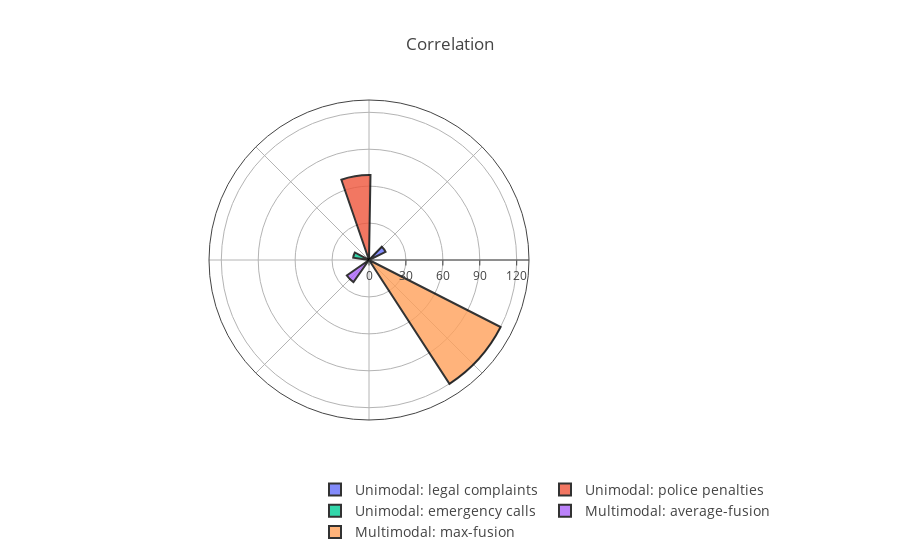

Notebook cell for this chart:
### Code cell
correlation_values=[15,69,13,22,120]
width= list(map(lambda x: compute_width(x,max(correlation_values),30), correlation_values))

fig = go.Figure(go.Barpolar())

for i in list(range(5)):
    
    fig.add_trace(go.Barpolar(
        r=[correlation_values[i]],
        theta=[theta[i]],
        width=[width[i]],
        marker_color=[px.colors.qualitative.Plotly[i]],
        marker_line_color="black",
        marker_line_width=2,
        opacity=0.8,
        name = labels[i]
    ))        

fig.update_layout(
    template=None,
    title = "Correlation",
    polar = dict(
        radialaxis = dict(range=[0,130], showticklabels=True, tickmode = 'linear', tick0 = 0, dtick = 30),
        angularaxis = dict(showticklabels=False, ticks='')
    ),
    legend_font_size=14,
    legend=dict(orientation="h",
                yanchor="bottom",
                y=-0.4,
                xanchor="center",
                x=1),
    showlegend = True
)

file_path = '/Users/anamaria/Desktop/multimodal prediction draft figures/'
fig.write_image(file_path+'GLCM_correlation.svg')
fig.show()

### Figure 1 — Plotly figure (JSON) as saved in the notebook; plotly's stock layout.template omitted (floating-point values rounded to 4 significant figures)
{"data": [{"type": "barpolar"}, {"marker": {"color": ["#636efa"], "line": {"color": "black", "width": 2}}, "name": "Unimodal: legal complaints", "opacity": 0.8, "r": [15], "theta": [36], "type": "barpolar", "width": [20]}, {"marker": {"color": ["#EF553B"], "line": {"color": "black", "width": 2}}, "name": "Unimodal: police penalties", "opacity": 0.8, "r": [69], "theta": [99], "type": "barpolar", "width": [20]}, {"marker": {"color": ["#00cc96"], "line": {"color": "black", "width": 2}}, "name": "Unimodal: emergency calls", "opacity": 0.8, "r": [13], "theta": [162], "type": "barpolar", "width": [20]}, {"marker": {"color": ["#ab63fa"], "line": {"color": "black", "width": 2}}, "name": "Multimodal: average-fusion", "opacity": 0.8, "r": [22], "theta": [225], "type": "barpolar", "width": [20]}, {"marker": {"color": ["#FFA15A"], "line": {"color": "black", "width": 2}}, "name": "Multimodal: max-fusion", "opacity": 0.8, "r": [120], "theta": [318], "type": "barpolar", "width": [30]}], "layout": {"legend": {"font": {"size": 14}, "orientation": "h", "x": 1, "xanchor": "center", "y": -0.4, "yanchor": "bottom"}, "polar": {"angularaxis": {"showticklabels": false, "ticks": ""}, "radialaxis": {"dtick": 30, "range": [0, 130], "showticklabels": true, "tick0": 0, "tickmode": "linear"}}, "showlegend": true, "title": {"text": "Correlation"}}}
